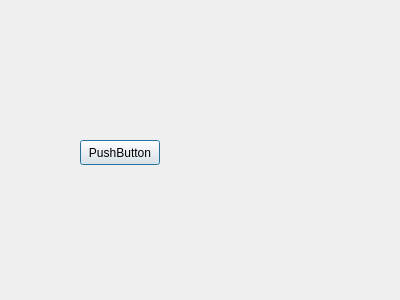
<?xml version="1.0" encoding="UTF-8"?>
<ui version="4.0">
 <class>AnotherWindow</class>
 <widget class="QDialog" name="AnotherWindow">
  <property name="geometry">
   <rect>
    <x>0</x>
    <y>0</y>
    <width>400</width>
    <height>300</height>
   </rect>
  </property>
  <property name="windowTitle">
   <string>Dialog</string>
  </property>
  <widget class="QPushButton" name="pushButton">
   <property name="geometry">
    <rect>
     <x>80</x>
     <y>140</y>
     <width>80</width>
     <height>25</height>
    </rect>
   </property>
   <property name="text">
    <string>PushButton</string>
   </property>
  </widget>
 </widget>
 <resources/>
 <connections/>
</ui>
